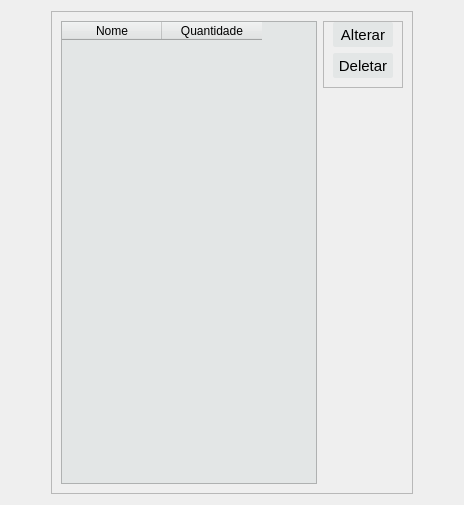
                <widget class="QWidget" name="tab_3">
                 <attribute name="title">
                  <string>Lista</string>
                 </attribute>
                 <layout class="QGridLayout" name="gridLayout_9">
                  <item row="0" column="0">
                   <spacer name="horizontalSpacer_21">
                    <property name="orientation">
                     <enum>Qt::Horizontal</enum>
                    </property>
                    <property name="sizeType">
                     <enum>QSizePolicy::Preferred</enum>
                    </property>
                    <property name="sizeHint" stdset="0">
                     <size>
                      <width>40</width>
                      <height>20</height>
                     </size>
                    </property>
                   </spacer>
                  </item>
                  <item row="0" column="1" rowspan="2">
                   <widget class="QFrame" name="frame_10">
                    <property name="frameShape">
                     <enum>QFrame::StyledPanel</enum>
                    </property>
                    <property name="frameShadow">
                     <enum>QFrame::Raised</enum>
                    </property>
                    <layout class="QGridLayout" name="gridLayout_10">
                     <item row="0" column="0" rowspan="2">
                      <widget class="QTableWidget" name="table_produtos">
                       <property name="styleSheet">
                        <string notr="true">QPushButton:hover{
	border-radius:15px;
}
QLineEdit{

	
	background-color: rgb(255,255,255);
	font: 10pt &quot;MS Shell Dlg 2&quot;;
}

QFrame{

	
		background-color: rgb(227, 230, 230);

}
</string>
                       </property>
                       <column>
                        <property name="text">
                         <string>Nome</string>
                        </property>
                       </column>
                       <column>
                        <property name="text">
                         <string>Quantidade</string>
                        </property>
                       </column>
                      </widget>
                     </item>
                     <item row="0" column="1">
                      <widget class="QFrame" name="frame_11">
                       <property name="styleSheet">
                        <string notr="true">QPushButton{
	
		background-color: rgb(227, 230, 230);
	border-radius:2px;
	color: rgb(0, 0, 0);
}
QPushButton:hover{
	border-radius:5px;
	background-color: rgb(255, 255, 255);
}</string>
                       </property>
                       <property name="frameShape">
                        <enum>QFrame::StyledPanel</enum>
                       </property>
                       <property name="frameShadow">
                        <enum>QFrame::Raised</enum>
                       </property>
                       <layout class="QVBoxLayout" name="verticalLayout_14">
                        <property name="topMargin">
                         <number>0</number>
                        </property>
                        <item>
                         <widget class="QPushButton" name="btn_alterar_produto">
                          <property name="minimumSize">
                           <size>
                            <width>60</width>
                            <height>25</height>
                           </size>
                          </property>
                          <property name="font">
                           <font>
                            <pointsize>11</pointsize>
                           </font>
                          </property>
                          <property name="cursor">
                           <cursorShape>PointingHandCursor</cursorShape>
                          </property>
                          <property name="styleSheet">
                           <string notr="true"/>
                          </property>
                          <property name="text">
                           <string>Alterar</string>
                          </property>
                         </widget>
                        </item>
                        <item>
                         <widget class="QPushButton" name="btn_deletar_produto">
                          <property name="minimumSize">
                           <size>
                            <width>60</width>
                            <height>25</height>
                           </size>
                          </property>
                          <property name="font">
                           <font>
                            <pointsize>11</pointsize>
                           </font>
                          </property>
                          <property name="cursor">
                           <cursorShape>PointingHandCursor</cursorShape>
                          </property>
                          <property name="text">
                           <string>Deletar</string>
                          </property>
                         </widget>
                        </item>
                       </layout>
                      </widget>
                     </item>
                     <item row="1" column="1">
                      <spacer name="verticalSpacer_14">
                       <property name="orientation">
                        <enum>Qt::Vertical</enum>
                       </property>
                       <property name="sizeHint" stdset="0">
                        <size>
                         <width>20</width>
                         <height>396</height>
                        </size>
                       </property>
                      </spacer>
                     </item>
                    </layout>
                   </widget>
                  </item>
                  <item row="0" column="2">
                   <spacer name="horizontalSpacer_22">
                    <property name="orientation">
                     <enum>Qt::Horizontal</enum>
                    </property>
                    <property name="sizeType">
                     <enum>QSizePolicy::Preferred</enum>
                    </property>
                    <property name="sizeHint" stdset="0">
                     <size>
                      <width>40</width>
                      <height>20</height>
                     </size>
                    </property>
                   </spacer>
                  </item>
                  <item row="1" column="0">
                   <spacer name="horizontalSpacer_23">
                    <property name="orientation">
                     <enum>Qt::Horizontal</enum>
                    </property>
                    <property name="sizeType">
                     <enum>QSizePolicy::Preferred</enum>
                    </property>
                    <property name="sizeHint" stdset="0">
                     <size>
                      <width>40</width>
                      <height>20</height>
                     </size>
                    </property>
                   </spacer>
                  </item>
                  <item row="1" column="2">
                   <spacer name="horizontalSpacer_20">
                    <property name="orientation">
                     <enum>Qt::Horizontal</enum>
                    </property>
                    <property name="sizeType">
                     <enum>QSizePolicy::Preferred</enum>
                    </property>
                    <property name="sizeHint" stdset="0">
                     <size>
                      <width>40</width>
                      <height>20</height>
                     </size>
                    </property>
                   </spacer>
                  </item>
                 </layout>
                </widget>
